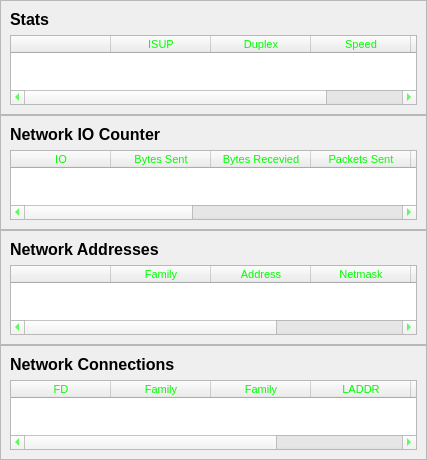
                <widget class="QWidget" name="scrollAreaWidgetContents">
                 <property name="geometry">
                  <rect>
                   <x>0</x>
                   <y>-41</y>
                   <width>427</width>
                   <height>448</height>
                  </rect>
                 </property>
                 <property name="font">
                  <font>
                   <pointsize>8</pointsize>
                  </font>
                 </property>
                 <layout class="QVBoxLayout" name="verticalLayout_15">
                  <property name="spacing">
                   <number>0</number>
                  </property>
                  <property name="leftMargin">
                   <number>0</number>
                  </property>
                  <property name="topMargin">
                   <number>0</number>
                  </property>
                  <property name="rightMargin">
                   <number>0</number>
                  </property>
                  <property name="bottomMargin">
                   <number>0</number>
                  </property>
                  <item>
                   <widget class="QFrame" name="frame_7">
                    <property name="frameShape">
                     <enum>QFrame::StyledPanel</enum>
                    </property>
                    <property name="frameShadow">
                     <enum>QFrame::Raised</enum>
                    </property>
                    <layout class="QVBoxLayout" name="verticalLayout_16">
                     <item>
                      <widget class="QLabel" name="label_74">
                       <property name="font">
                        <font>
                         <pointsize>12</pointsize>
                         <weight>75</weight>
                         <bold>true</bold>
                        </font>
                       </property>
                       <property name="text">
                        <string>Stats</string>
                       </property>
                      </widget>
                     </item>
                     <item>
                      <widget class="QTableWidget" name="tableWidget_4">
                       <property name="styleSheet">
                        <string notr="true">color: rgb(0, 255, 0);</string>
                       </property>
                       <column>
                        <property name="text">
                         <string/>
                        </property>
                       </column>
                       <column>
                        <property name="text">
                         <string>ISUP</string>
                        </property>
                       </column>
                       <column>
                        <property name="text">
                         <string>Duplex</string>
                        </property>
                       </column>
                       <column>
                        <property name="text">
                         <string>Speed</string>
                        </property>
                       </column>
                       <column>
                        <property name="text">
                         <string>MTU</string>
                        </property>
                       </column>
                      </widget>
                     </item>
                    </layout>
                   </widget>
                  </item>
                  <item>
                   <widget class="QFrame" name="frame_8">
                    <property name="frameShape">
                     <enum>QFrame::StyledPanel</enum>
                    </property>
                    <property name="frameShadow">
                     <enum>QFrame::Raised</enum>
                    </property>
                    <layout class="QVBoxLayout" name="verticalLayout_17">
                     <item>
                      <widget class="QLabel" name="label_75">
                       <property name="font">
                        <font>
                         <pointsize>12</pointsize>
                         <weight>75</weight>
                         <bold>true</bold>
                        </font>
                       </property>
                       <property name="text">
                        <string>Network IO Counter</string>
                       </property>
                      </widget>
                     </item>
                     <item>
                      <widget class="QTableWidget" name="tableWidget_5">
                       <property name="styleSheet">
                        <string notr="true">color: rgb(0, 255, 0);</string>
                       </property>
                       <column>
                        <property name="text">
                         <string>IO</string>
                        </property>
                       </column>
                       <column>
                        <property name="text">
                         <string>Bytes Sent</string>
                        </property>
                       </column>
                       <column>
                        <property name="text">
                         <string>Bytes Recevied</string>
                        </property>
                       </column>
                       <column>
                        <property name="text">
                         <string>Packets Sent</string>
                        </property>
                       </column>
                       <column>
                        <property name="text">
                         <string>Packets Recevied</string>
                        </property>
                       </column>
                       <column>
                        <property name="text">
                         <string>ERR In</string>
                        </property>
                       </column>
                       <column>
                        <property name="text">
                         <string>ERR Out</string>
                        </property>
                       </column>
                       <column>
                        <property name="text">
                         <string>Drop In</string>
                        </property>
                       </column>
                       <column>
                        <property name="text">
                         <string>Drop Out</string>
                        </property>
                       </column>
                      </widget>
                     </item>
                    </layout>
                   </widget>
                  </item>
                  <item>
                   <widget class="QFrame" name="frame_9">
                    <property name="frameShape">
                     <enum>QFrame::StyledPanel</enum>
                    </property>
                    <property name="frameShadow">
                     <enum>QFrame::Raised</enum>
                    </property>
                    <layout class="QVBoxLayout" name="verticalLayout_18">
                     <item>
                      <widget class="QLabel" name="label_76">
                       <property name="font">
                        <font>
                         <pointsize>12</pointsize>
                         <weight>75</weight>
                         <bold>true</bold>
                        </font>
                       </property>
                       <property name="text">
                        <string>Network Addresses</string>
                       </property>
                      </widget>
                     </item>
                     <item>
                      <widget class="QTableWidget" name="tableWidget_6">
                       <property name="styleSheet">
                        <string notr="true">color: rgb(0, 255, 0);</string>
                       </property>
                       <column>
                        <property name="text">
                         <string/>
                        </property>
                       </column>
                       <column>
                        <property name="text">
                         <string>Family</string>
                        </property>
                       </column>
                       <column>
                        <property name="text">
                         <string>Address</string>
                        </property>
                       </column>
                       <column>
                        <property name="text">
                         <string>Netmask</string>
                        </property>
                       </column>
                       <column>
                        <property name="text">
                         <string>Broadcast</string>
                        </property>
                       </column>
                       <column>
                        <property name="text">
                         <string>PTP</string>
                        </property>
                       </column>
                      </widget>
                     </item>
                    </layout>
                   </widget>
                  </item>
                  <item>
                   <widget class="QFrame" name="frame_10">
                    <property name="frameShape">
                     <enum>QFrame::StyledPanel</enum>
                    </property>
                    <property name="frameShadow">
                     <enum>QFrame::Raised</enum>
                    </property>
                    <layout class="QVBoxLayout" name="verticalLayout_19">
                     <item>
                      <widget class="QLabel" name="label_77">
                       <property name="font">
                        <font>
                         <pointsize>12</pointsize>
                         <weight>75</weight>
                         <bold>true</bold>
                        </font>
                       </property>
                       <property name="text">
                        <string>Network Connections</string>
                       </property>
                      </widget>
                     </item>
                     <item>
                      <widget class="QTableWidget" name="tableWidget_7">
                       <property name="styleSheet">
                        <string notr="true">color: rgb(0, 255, 0);</string>
                       </property>
                       <column>
                        <property name="text">
                         <string>FD</string>
                        </property>
                       </column>
                       <column>
                        <property name="text">
                         <string>Family</string>
                        </property>
                       </column>
                       <column>
                        <property name="text">
                         <string>Family</string>
                        </property>
                       </column>
                       <column>
                        <property name="text">
                         <string>LADDR</string>
                        </property>
                       </column>
                       <column>
                        <property name="text">
                         <string>RADDR</string>
                        </property>
                       </column>
                       <column>
                        <property name="text">
                         <string>PID</string>
                        </property>
                       </column>
                      </widget>
                     </item>
                    </layout>
                   </widget>
                  </item>
                 </layout>
                </widget>
